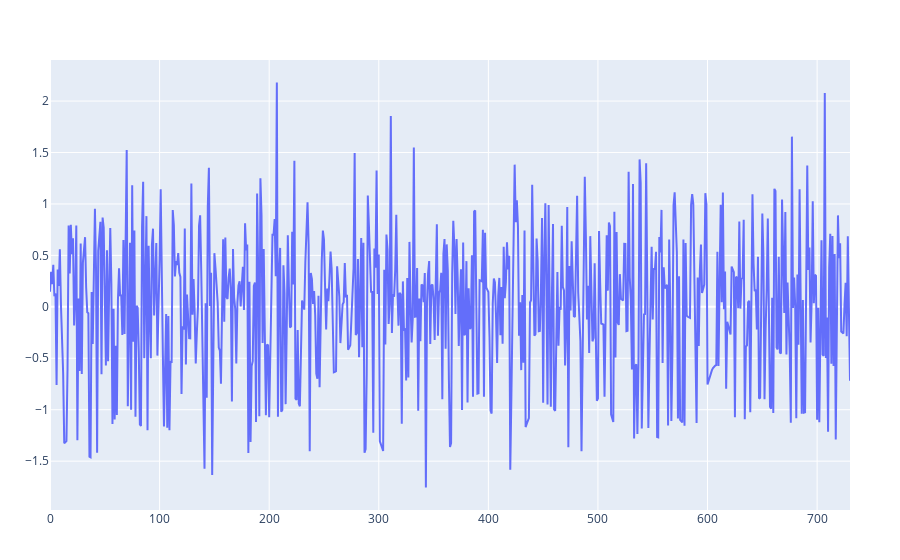

Notebook cell for this chart:
### Code cell
plot(ts.t, dif)

### Figure 1 — Plotly figure (JSON) as saved in the notebook; plotly's stock layout.template omitted (floating-point values rounded to 4 significant figures; data arrays with more than 128 entries replaced by an {"elided": "..."} marker saying what was removed)
{"data": [{"type": "scatter", "x": {"elided": "731 int values"}, "y": {"elided": "731 float values"}}], "layout": {"margin": {"b": 50, "l": 50, "r": 50, "t": 60}}}
